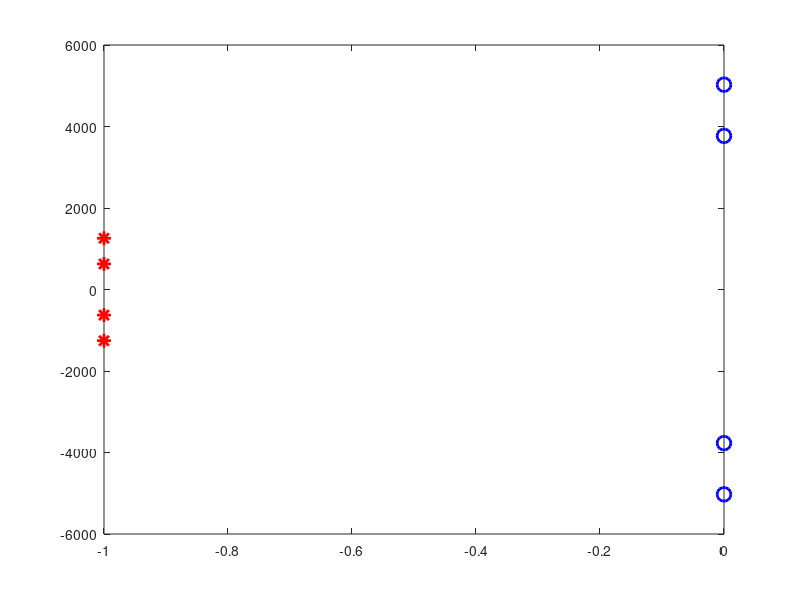

Write MATLAB code to recreate this figure. (Note: this script raises an error after producing the figure.)
% cps07_problem_7_1.m
% podstawy filtracji analogowej - transmitancja, zera, bieguny
clear all; close all; clc;

%% wybor metody definiowania filtra
metoda = 2;  % 1 = wspolczynniki wielomianow, 2 = zera i bieguny

if metoda == 1
    b = [3, 2];
    a = [4, 3, 2, 1];
    z = roots(b);
    p = roots(a);
else
    wzm = 0.001;
    z = 1j*2*pi*[600, 800];
    z = [z conj(z)];
    p = [-1, -1] + 1j*2*pi*[100, 200];
    p = [p conj(p)];
    b = wzm * poly(z);
    a = poly(p);
end

%% wyswietlenie wspolczynnikow
fprintf('=== WSPOLCZYNNIKI TRANSMITANCJI ===\n');
fprintf('b (licznik):   '); disp(b);
fprintf('a (mianownik): '); disp(a);

%% wykres zer i biegunow
figure(1);
plot(real(z), imag(z), 'bo', 'MarkerSize', 10, 'LineWidth', 2); hold on;
plot(real(p), imag(p), 'r*', 'MarkerSize', 10, 'LineWidth', 2);
xline(0, 'k--'); yline(0, 'k--'); hold off;
grid on;
title('Zera (o) i Bieguny (*) transmitancji H(s)');
xlabel('Re(s)'); ylabel('Im(s)');
legend('zera', 'bieguny', 'Location', 'best');

if all(real(p) < 0)
    fprintf('Filtr jest STABILNY\n\n');
else
    fprintf('UWAGA: Filtr jest NIESTABILNY!\n\n');
end
pause

%% charakterystyka amplitudowa i fazowa
f = 0 : 0.1 : 1000;
w = 2*pi*f;
s = 1j*w;
H = polyval(b, s) ./ polyval(a, s);

figure(2);
plot(f, 20*log10(abs(H)), 'b', 'LineWidth', 1.5);
xlabel('f [Hz]'); ylabel('|H(f)| [dB]');
title('Charakterystyka amplitudowa filtra');
grid on;
pause

figure(3);
plot(f, unwrap(angle(H)), 'r', 'LineWidth', 1.5);
xlabel('f [Hz]'); ylabel('faza [rad]');
title('Charakterystyka fazowa filtra (unwrap)');
grid on;
pause

%% odpowiedz impulsowa i skokowa
figure(4);
impulse(b, a);
title('Odpowiedz impulsowa h(t)');
grid on;
pause

figure(5);
step(b, a);
title('Odpowiedz skokowa u(t)');
grid on;
pause

%% MÓJ FILTR: usuwa 300 Hz, wzmacnia 400 Hz
fprintf('=== MÓJ FILTR: usuwa 300 Hz, wzmacnia 400 Hz ===\n');

wzm_my = 0.01;
z_my = 1j*2*pi*300;
z_my = [z_my conj(z_my)];
p_my = -10 + 1j*2*pi*400;
p_my = [p_my conj(p_my)];

b_my = wzm_my * poly(z_my);
a_my = poly(p_my);

H_my = polyval(b_my, s) ./ polyval(a_my, s);

figure(6);
subplot(2,1,1);
plot(real(z_my), imag(z_my), 'bo', 'MarkerSize', 10, 'LineWidth', 2); hold on;
plot(real(p_my), imag(p_my), 'r*', 'MarkerSize', 10, 'LineWidth', 2);
xline(0, 'k--'); yline(0, 'k--'); hold off;
grid on; title('Moj filtr: zera (o) i bieguny (*)');
xlabel('Re(s)'); ylabel('Im(s)');

subplot(2,1,2);
plot(f, 20*log10(abs(H_my)), 'b', 'LineWidth', 1.5);
xlabel('f [Hz]'); ylabel('|H(f)| [dB]');
title('Charakterystyka amplitudowa - dolek przy 300 Hz, gorka przy 400 Hz');
grid on;
xline(300, 'g--', '300 Hz');
xline(400, 'm--', '400 Hz');
pause

figure(7);
impulse(b_my, a_my);
title('Odpowiedz impulsowa mojego filtra');
grid on;

% podsumowanie:
% - zera transmitancji powoduja DOLKI (usuwanie czestotliwosci)
% - bieguny transmitancji powoduja GORKI (wzmacnianie czestotliwosci)
% - bieguny musza lezec w lewej polplaszczyznie (Re < 0) dla stabilnosci
% - zera i bieguny wystepuja w parach sprzezonych -> wspolczynniki rzeczywiste
% - skoki +/- pi w fazie wystepuja przy zerach transmitancji
